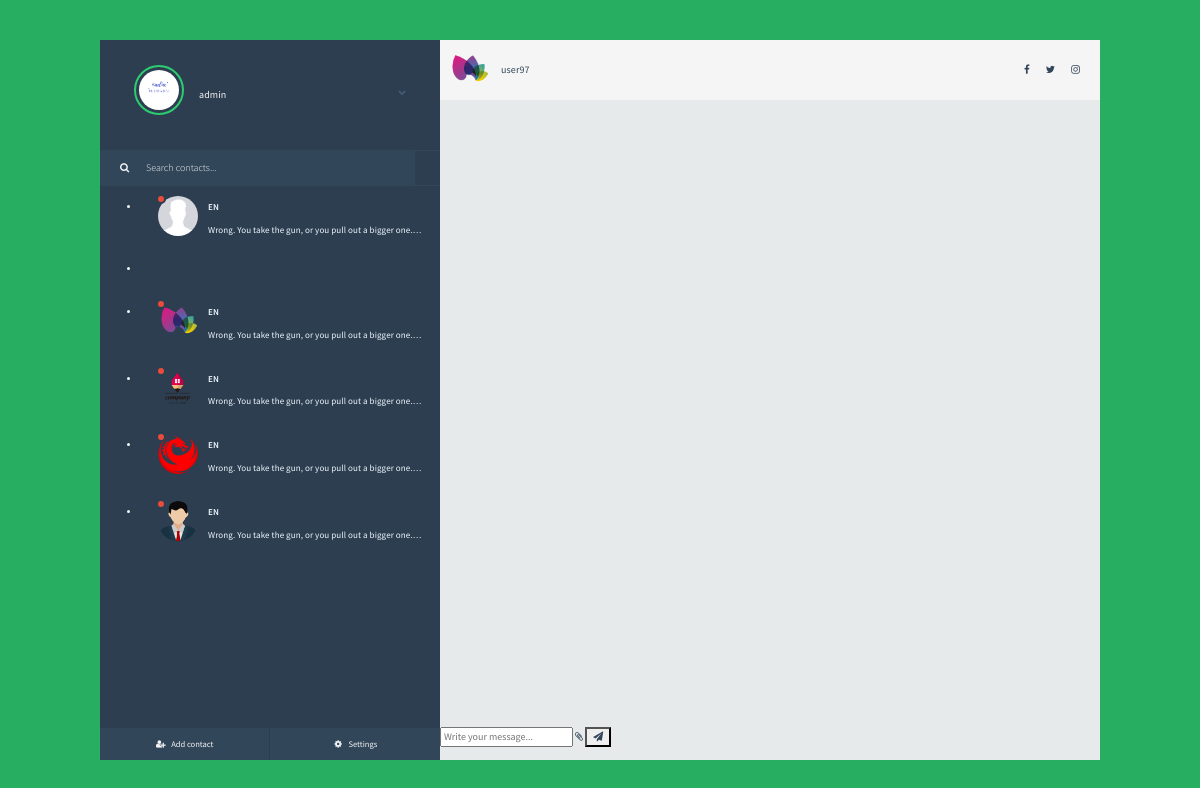
/en/chat/xd28447v5qj2291h28t8nh3gvr5vzv/ (signed in), run on the app's committed database.
### users/models.py (models this page shows, shortened)
class ProfileUser(AbstractBaseUser, PermissionsMixin):
    email = models.EmailField(_('email address'), unique=True)
    user_name = models.CharField(max_length=150, unique=True)
    first_name = models.CharField(max_length=150, blank=True)
    avatar = models.ImageField(default='download.jpeg' ,null=True, blank=True)
    start_date = models.DateTimeField(default=timezone.now)
    about = models.TextField(_(
        'about'), max_length=500, blank=True)
    is_staff = models.BooleanField(default=False)
    is_active = models.BooleanField(default=True)
    is_superuser = models.BooleanField(default=False)
    objects = CustomAccountManager()
    USERNAME_FIELD = 'email'
    REQUIRED_FIELDS = ['user_name', 'first_name']

### chat/models.py (models this page shows, shortened)
class Contact(models.Model):
    user = models.ForeignKey(User, related_name='friends', on_delete=models.CASCADE)
    friends = models.ManyToManyField('self', blank=True)

### chat/views.py (the view)
# urls.py: path('<str:room_name>/', views.room, name='room'),
@login_required
def room(request, room_name):
    code = create_room_name()
    user = User.objects.get(user_name=request.user.user_name)
    contact = Contact.objects.get(user=user)
    rooms = contact.rooms.order_by('-created').all()
    room = Room.objects.get(room_name=room_name)
    parts = room.speakers.all()
    try:
        room = Room.objects.get(room_name=room_name)
        parts = room.speakers.all()
        valid = False
        for part in parts:
            if part.user == request.user:
                valid = True
            else:
                participant = part.user
                if valid:
                    break
                valid = False
    except ObjectDoesNotExist:
        valid = False
    return render(request, 'chat/room.html', {
        'rooms': rooms,
        'User': user,
        'room_name': room_name,
        'valid': valid,
        'participant': participant,
        'username': request.user.user_name,
    })

### chat/views.py (called while the page is built)
def create_room_name():
    return ''.join(random.choices(string.ascii_lowercase + string.digits, k=30))

### templates/chat/room.html (shortened to what this page needs)
<!DOCTYPE html>
{% load static %}
<html class=''>
<head>
<link href="//maxcdn.bootstrapcdn.com/bootstrap/4.0.0/css/bootstrap.min.css" rel="stylesheet" id="bootstrap-css">
<link href="//netdna.bootstrapcdn.com/bootstrap/3.0.0/css/bootstrap.min.css" rel="stylesheet" id="bootstrap-css">
<link rel='stylesheet prefetch' href='https://cdnjs.cloudflare.com/ajax/libs/meyer-reset/2.0/reset.min.css'>
<link rel='stylesheet prefetch' href='https://cdnjs.cloudflare.com/ajax/libs/font-awesome/4.6.2/css/font-awesome.min.css'>
<link rel="stylesheet" href="{% static 'style.css' %}">
</head>
<body>
	{% if valid %}
<div id="frame">
	<div id="sidepanel">
		<div id="profile">
			<div class="wrap">
				<img id="profile-img" src="{{ User.avatar.url }}" class="online" alt="" />
				<p>{{username}}</p>
				<i class="fa fa-chevron-down expand-button" aria-hidden="true"></i>
				<div id="expanded">
						 <br>
								<br>
							<br>
				</div>
			</div>
		</div>
		<div id="search">
			<label for=""><i class="fa fa-search" aria-hidden="true"></i></label>
			<input type="text" placeholder="Search contacts..." />
		</div>
		<div id="contacts">
			<ul>
				{% for room in rooms %}
				<li id="{{room.room_name}}" class="contact">
					{% for part in room.speakers.all%}
						{% if part.user != User %}
						  <a href="{% url 'chat:room' room.room_name %}" style="color: aliceblue;">
							<div class="wrap">
								<span class="contact-status busy"></span>
								<img src="{{part.user.avatar.url}}" alt="" />
								<div class="meta">
									<p onclick="activeToggle('{{room.room_name}}')"  id="room" class="name">{{part.user.first_name}}</p>
									<p class="preview">Wrong. You take the gun, or you pull out a bigger one. Or, you call their bluff. Or, you do any one of a hundred and forty six other things.</p>
								</div>
							</div>
                         </a>
					   {%endif%}
					{%endfor%}
				</li>
				{% endfor %}
			</ul>
		</div>
		<div id="bottom-bar">
			<button id="addcontact"><i class="fa fa-user-plus fa-fw" aria-hidden="true"></i> <span>Add contact</span></button>
			<button id="settings"><i class="fa fa-cog fa-fw" aria-hidden="true"></i> <span>Settings</span></button>
		</div>
	</div>
	<div class="content">
		<div class="contact-profile">
			<img src="{{participant.avatar.url}}" alt="" />
			<p>{{participant.user_name}}</p>
			<div class="social-media">
				<i class="fa fa-facebook" aria-hidden="true"></i>
				<i class="fa fa-twitter" aria-hidden="true"></i>
				 <i class="fa fa-instagram" aria-hidden="true"></i>
			</div>
		</div>
		<div class="messages">
		</div>
			<input id="chat-message-input" type="text" placeholder="Write your message...">
			<i class="fa fa-paperclip attachment" aria-hidden="true"></i>
			<button id="chat-message-submit" class="submit">
				<i class="fa fa-paper-plane" aria-hidden="true"></i>
			</button>
	</div>
</div>
{% else %}
<p class="preview">Invalid URL. Not Found 404</p>
{% endif %}
</body>
</html>

### data on the page
ProfileUser: avatar (picture), user_name "admin"
Contact: user.avatar (picture), user.first_name "EN"
Contact: user.avatar (picture), user.first_name "EN"
Contact: user.avatar (picture), user.first_name "EN"
Contact: user.avatar (picture), user.first_name "EN"
Contact: user.avatar (picture), user.first_name "EN"
ProfileUser: avatar (picture), user_name "user97"
